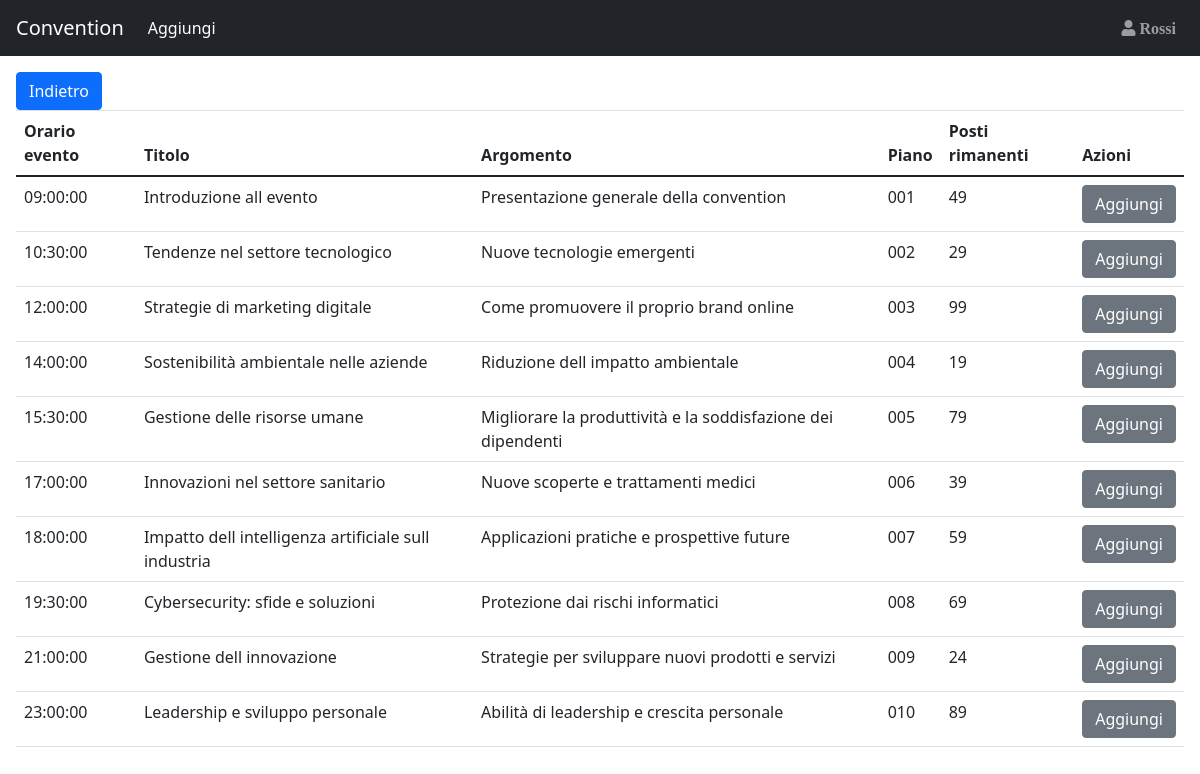
The page /Sito_convention/AggiungiSpeech.php (signed in) on the database its author committed.
### tables this page shows
CREATE TABLE IF NOT EXISTS Partecipante(
    IDPart INT(3) NOT NULL AUTO_INCREMENT,
    NomePart VARCHAR(20) NULL,
    CognomePart VARCHAR(20) NULL,
    TipologiaPart VARCHAR(20) NULL,
    PRIMARY KEY(IDPart)
);

CREATE TABLE IF NOT EXISTS Speech(
    IDSpeech INT(3) NOT NULL AUTO_INCREMENT,
    Titolo VARCHAR(100) NULL,
    Argomento VARCHAR(100) NULL,
    PRIMARY KEY(IDSpeech)
);

CREATE TABLE IF NOT EXISTS Piano(
    Numero CHAR(3) NOT NULL,
    PRIMARY KEY(Numero)
);

### Sito_convention/utilitis.php (called while the page is built, shortened)
<?php
    function Controllo_Utente(){
        if (Database::connect()){
            $queryTab= "SELECT Mail FROM User WHERE id_user = ?";
            $parametri=["i",$_SESSION['idUser']];
            if($risultatoUser=Database::executeQuery($queryTab,$parametri,true)){
                if (($risultatoUser->num_rows) == 1){
                    return true;
                }
                else{
                    header("Location: ./destroyer_session.php?call=noexistsnomore");
                    exit;
                }
            }else{
                header("Location: ./destroyer_session.php?call=error internal");
                exit;
            }
        }
    }
    function isArel(){
        if(isset($_SESSION["RelAnche"])){
            return true;
        }else{
            return false;
        }
    }
    function isPart(){
        if(isset($_SESSION["idPart"])){
            return true;
        }else{
            return false;
        }
    }
    function is_NOTAnonymus() {
        if(isArel() || isPart()){
            return true;
        }
        else{
            return false;
        }
    };
?>

### Sito_convention/Database.php (called while the page is built, shortened)
<?php
    class Database {
        private static $host = "localhost";
        private static $username = "root";
        private static $password = "";
        private static $database = "Convention";
        private static $connection;
        public static function connect() {
            self::$connection = new mysqli(self::$host, self::$username, self::$password, self::$database);
            return true;
        }
        public static function executeQueryNormal($query) {
            $result = self::$connection->query($query);
            return $result;
        }
        public static function executeQuery($query,$parametri,$flag) {
            $stmt = self::$connection->prepare($query);
		    $stmt->bind_param(...$parametri);
            $result2=$stmt->execute();
            $result = $stmt->get_result();
            if ($flag){
                return $result;
            }else{
                return $result2;
            }
        }
    }
?>

### Sito_convention/AggiungiSpeech.php (the view, shortened to what this page needs)
<!DOCTYPE html>
<html lang="en">
<head>
</head>
<body>
    <?php
            include "Database.php";
            include "utilitis.php";
            $where="Aggiungi";
            include_once("navbar.php");
    ?>
    <div class="container-fluid p-3">
        <?php
                echo "<a href='index.php'><button class='btn btn-primary'>Indietro</button></a>";
                if(Controllo_Utente()){
                    if (Database::connect()){
                        $queryTab= "SELECT DISTINCT FasciaOraria,Titolo,Argomento,IDSpeech,NpostiSala,Numero,PostiRimasti FROM Sceglie,Programma,Speech,Sala,Piano,PostiRimastiPerFasciaOraria WHERE Sceglie.IDProgramma_fk = Programma.IDProgramma AND Speech.IDSpeech = Programma.IDSpeech_fk AND Programma.NomeSala_fk = Sala.NomeSala AND Sala.Numero_fk = Piano.Numero AND Sala.NomeSala = PostiRimastiPerFasciaOraria.NomeSalaView";
                        if($risultatoSpeech=Database::executeQueryNormal($queryTab)){
                            if (!($risultatoSpeech->num_rows) == 0){
                                $htmlmio=<<<XYZ
                                <table class='table'>
                                    <thead>
                                        <tr>
                                            <th>Orario evento</th>
                                            <th>Titolo</th>
                                            <th>Argomento</th>
                                            <th>Piano</th>
                                            <th>Posti rimanenti</th>
                                            <th>Azioni</th>
                                        </tr>
                                    </thead>
                                    <tbody>
                                XYZ;
                                echo $htmlmio;
                                while($Risposta_speech=mysqli_fetch_array($risultatoSpeech)) {
                                    echo "<tr>";
                                        echo "<td>" . $Risposta_speech["FasciaOraria"] . "</td>";
                                        echo "<td>" . $Risposta_speech["Titolo"] . "</td>";
                                        echo "<td>" . $Risposta_speech["Argomento"] . "</td>";
                                        echo "<td>" . $Risposta_speech["Numero"] . "</td>";
                                        echo "<td>" .$Risposta_speech["PostiRimasti"]. "</td>";
                                        if ($Risposta_speech["PostiRimasti"] > 0){
                                            echo "<td><form action='Aggiungi.php' method='POST'><input type='hidden' name='IdPart' value=".$_SESSION['idPart']." /><input type='hidden' name='QualeSpeech' value=".$Risposta_speech["IDSpeech"]." /><button type='submit' class='btn btn-secondary'>Aggiungi</button></form></td>";
                                        }else{
                                            echo "<td><button type='submit' class='btn btn-secondary' disabled>Aggiungi</button></td>";
                                        }
                                    echo "<tr>";
                                }
                            }
                            else{
                                echo "Non esiste nessuno speech in giornata";
                            }
                        }
                    }
                }
                else{
                    header("Location: ./destroyer_session.php");
                    exit;
                }
        ?>
    </div>
</body>
</html>

### Sito_convention/navbar.php (shortened to what this page needs)
<nav class="navbar navbar-expand-md bg-dark navbar-dark sticky-top">
    <a class="navbar-brand" href="index.php">Convention</a>
    <div id="navb" class="navbar-collapse collapse hide">
        <ul class="navbar-nav">
        <li class="nav-item active">
            <a class="nav-link" href="index.php"><?php echo $where; ?></a>
        </li>
        </ul>
        <?php
            include_once("dependences.php");
            if(is_NOTAnonymus()){
                if (Database::connect()){
                    $queryTab= "SELECT NomePart,CognomePart FROM Partecipante WHERE IDPart = ?";
                    $parametri=["i",$_SESSION['idPart']];
                    if($risultatoUser=Database::executeQuery($queryTab,$parametri,true)){
                        if (($risultatoUser->num_rows) == 1){
                            $Risposta_user=$risultatoUser->fetch_assoc();
                            $htmlmio = <<<XYZ
                            <ul class="nav navbar-nav ml-auto dropleft">
                                <div class="dropdown">
                                <div class="dropdown-menu" aria-labelledby="dropdownMenuButton">
                                <a class="dropdown-item" href="#">Info Account</a>
                                <a class="dropdown-item" href="destroyer_session.php"><span class="fas fa-sign-in-alt"></span> Logout</a>
                                </div>
                            </div>
                                <a type="button" id="dropdownMenuButton" data-toggle="dropdown" aria-haspopup="true" aria-expanded="false" class="nav-link" href="#"><span class="fas fa-user"> {$Risposta_user['CognomePart']} </span></a>
                                </div>
                            </li>
                            </ul>
                            XYZ;
                            echo $htmlmio;
                        }
                        else{
                            header("Location: ./destroyer_session.php?call=controllo utente 2 header");
                            exit;
                        }
                    }
                }
            }
        ?>
</nav>

### rows shown on the page
partecipante: CognomePart "Rossi"
speech: FasciaOraria "09:00:00", Titolo "Introduzione all evento", Argomento "Presentazione generale della convention", piano.Numero "001", PostiRimasti "49"
speech: FasciaOraria "10:30:00", Titolo "Tendenze nel settore tecnologico", Argomento "Nuove tecnologie emergenti", piano.Numero "002", PostiRimasti "29"
speech: FasciaOraria "12:00:00", Titolo "Strategie di marketing digitale", Argomento "Come promuovere il proprio brand online", piano.Numero "003", PostiRimasti "99"
speech: FasciaOraria "14:00:00", Titolo "Sostenibilità ambientale nelle aziende", Argomento "Riduzione dell impatto ambientale", piano.Numero "004", PostiRimasti "19"
speech: FasciaOraria "15:30:00", Titolo "Gestione delle risorse umane", Argomento "Migliorare la produttività e la soddisfazione dei dipendenti", piano.Numero "005", PostiRimasti "79"
speech: FasciaOraria "17:00:00", Titolo "Innovazioni nel settore sanitario", Argomento "Nuove scoperte e trattamenti medici", piano.Numero "006", PostiRimasti "39"
speech: FasciaOraria "18:00:00", Titolo "Impatto dell intelligenza artificiale sull industria", Argomento "Applicazioni pratiche e prospettive future", piano.Numero "007", PostiRimasti "59"
speech: FasciaOraria "19:30:00", Titolo "Cybersecurity: sfide e soluzioni", Argomento "Protezione dai rischi informatici", piano.Numero "008", PostiRimasti "69"
speech: FasciaOraria "21:00:00", Titolo "Gestione dell innovazione", Argomento "Strategie per sviluppare nuovi prodotti e servizi", piano.Numero "009", PostiRimasti "24"
speech: FasciaOraria "23:00:00", Titolo "Leadership e sviluppo personale", Argomento "Abilità di leadership e crescita personale", piano.Numero "010", PostiRimasti "89"

### other values the page prints
$where "Aggiungi"
